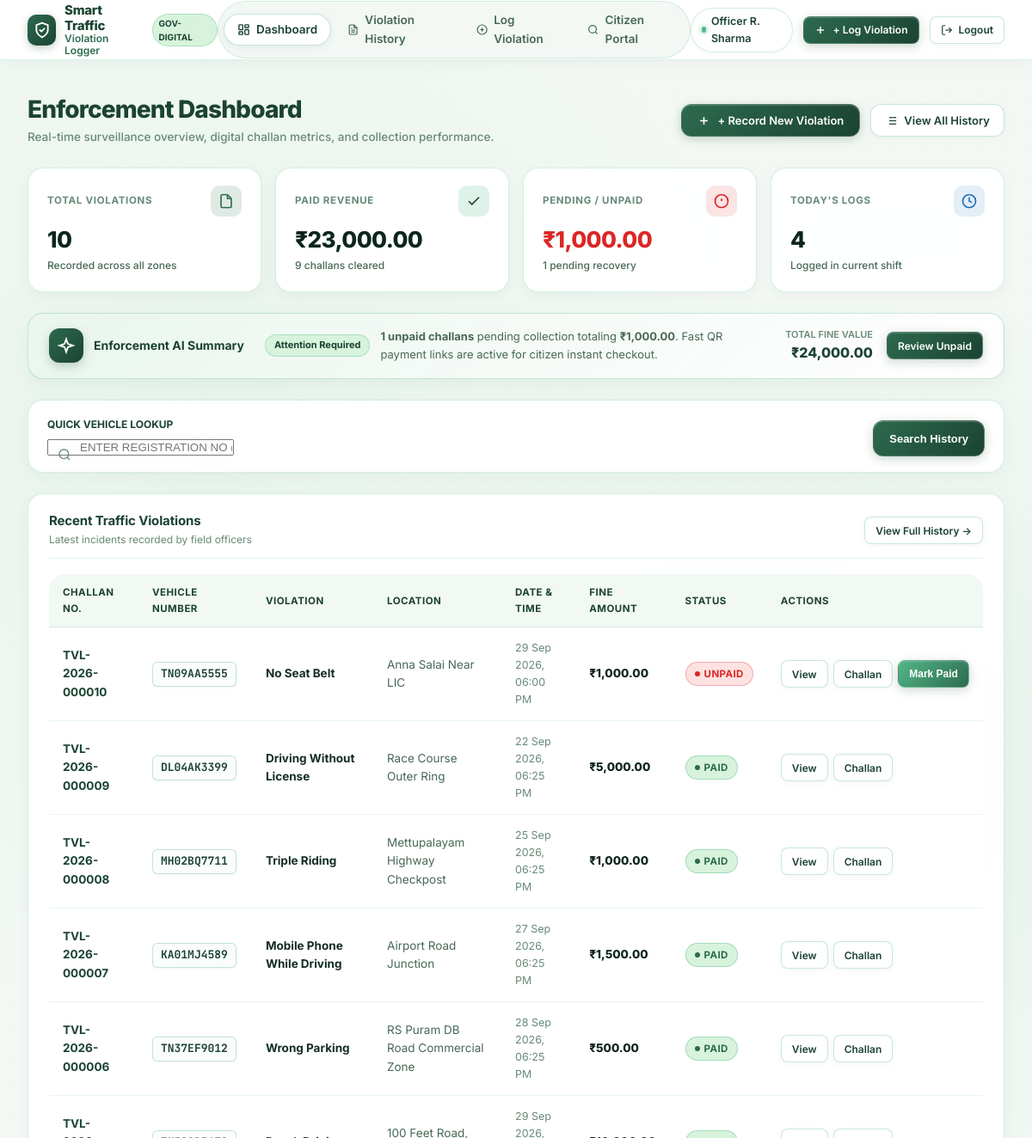
/dashboard (signed in, upper part), run on an earlier commit of the app's database.
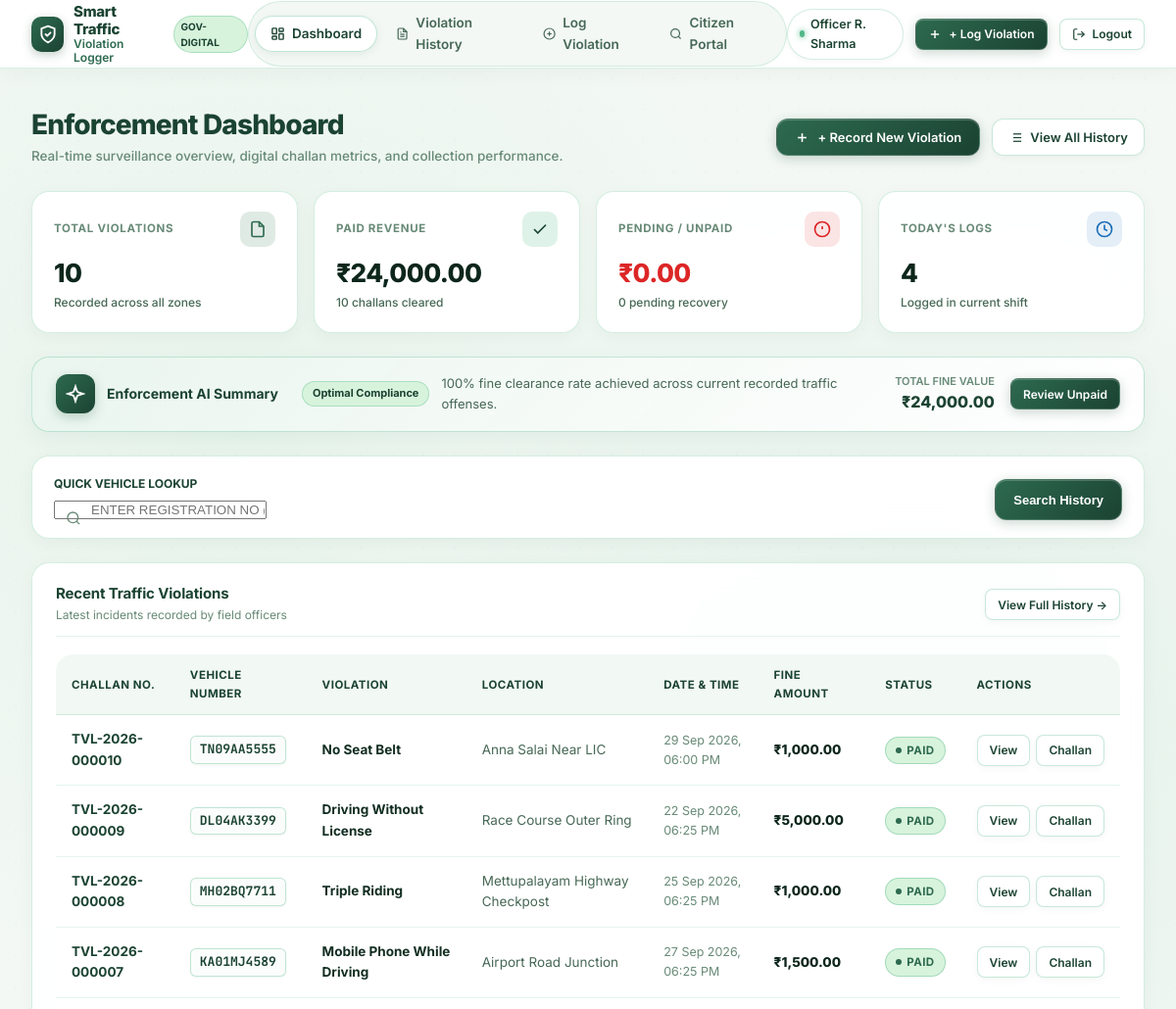
And on a later commit of the database.
### models.py (models this page shows, shortened)
class Violation(db.Model):
    __tablename__ = 'violations'
    id = db.Column(db.Integer, primary_key=True)
    challan_number = db.Column(db.String(32), unique=True, nullable=False, index=True)
    vehicle_number = db.Column(db.String(20), nullable=False, index=True)
    violation_type = db.Column(db.String(100), nullable=False)
    location = db.Column(db.String(200), nullable=False)
    violation_date = db.Column(db.DateTime, nullable=False, default=utc_now)
    fine_amount = db.Column(db.Float, nullable=False)
    payment_status = db.Column(db.String(20), nullable=False, default='Unpaid')
    officer_badge = db.Column(db.String(50), nullable=True)
    officer_name = db.Column(db.String(120), nullable=True)
    qr_filename = db.Column(db.String(255), nullable=True)
    notes = db.Column(db.Text, nullable=True)
    created_at = db.Column(db.DateTime, default=utc_now)
    updated_at = db.Column(db.DateTime, default=utc_now, onupdate=utc_now)
    @property
    def is_paid(self):
        return self.payment_status.strip().lower() == 'paid'
    @property
    def formatted_date(self):
        if self.violation_date:
            return self.violation_date.strftime('%d %b %Y, %I:%M %p')
        return 'N/A'
    @property
    def formatted_amount(self):
        return f"₹{self.fine_amount:,.2f}"

### app.py (the view)
    @app.route('/')
    @app.route('/dashboard')
    @login_required
    def dashboard():
        total_violations = Violation.query.count()
        paid_count = Violation.query.filter_by(payment_status='Paid').count()
        unpaid_count = Violation.query.filter_by(payment_status='Unpaid').count()
        total_amount = db.session.query(db.func.sum(Violation.fine_amount)).scalar() or 0.0
        paid_amount = (
            db.session.query(db.func.sum(Violation.fine_amount))
            .filter_by(payment_status='Paid')
            .scalar() or 0.0
        )
        unpaid_amount = (
            db.session.query(db.func.sum(Violation.fine_amount))
            .filter_by(payment_status='Unpaid')
            .scalar() or 0.0
        )
        today_start = datetime.combine(date.today(), datetime.min.time())
        today_violations = Violation.query.filter(Violation.violation_date >= today_start).count()
        recent_violations = (
            Violation.query.order_by(Violation.id.desc())
            .limit(8)
            .all()
        )
        return render_template(
            'dashboard.html',
            total_violations=total_violations,
            paid_count=paid_count,
            unpaid_count=unpaid_count,
            total_amount=total_amount,
            paid_amount=paid_amount,
            unpaid_amount=unpaid_amount,
            today_violations=today_violations,
            recent_violations=recent_violations
        )

### templates/dashboard.html (shortened to what the changed rows need)
{% extends "base.html" %}
{% block content %}
<div class="page-container">
  <div class="page-header">
    <div class="page-header-info">
      <h1 class="page-title">Enforcement Dashboard</h1>
    </div>
  </div>
  <div class="stats-grid">
    <div class="stat-card">
      <div class="stat-card-body">
        <div class="stat-value">₹{{ "{:,.2f}".format(paid_amount) }}</div>
        <div class="stat-sub">{{ paid_count }} challans cleared</div>
      </div>
    </div>
    <div class="stat-card">
      <div class="stat-card-body">
        <div class="stat-value" style="color: var(--color-danger);">₹{{ "{:,.2f}".format(unpaid_amount) }}</div>
        <div class="stat-sub">{{ unpaid_count }} pending recovery</div>
      </div>
    </div>
  </div>
  <div class="eb-ai-banner">
    <div class="eb-ai-banner-center">
      <span class="eb-ai-banner-badge">
        {% if unpaid_count > 0 %}Attention Required{% else %}Optimal Compliance{% endif %}
      </span>
      <p class="eb-ai-banner-desc">
        {% if unpaid_count > 0 %}
          <strong>{{ unpaid_count }} unpaid challans</strong> pending collection totaling <strong>₹{{ "{:,.2f}".format(unpaid_amount) }}</strong>. Fast QR payment links are active for citizen instant checkout.
        {% else %}
          100% fine clearance rate achieved across current recorded traffic offenses.
        {% endif %}
      </p>
    </div>
  </div>
  <div class="card">
    {% if recent_violations %}
      <div class="table-responsive">
        <table class="eb-table">
          <thead>
            <tr>
              <th>Challan No.</th>
              <th>Vehicle Number</th>
              <th>Violation</th>
              <th>Location</th>
              <th>Date &amp; Time</th>
              <th>Fine Amount</th>
              <th>Status</th>
              <th>Actions</th>
            </tr>
          </thead>
          <tbody>
            {% for v in recent_violations %}
              <tr>
                <td>
                  <a href="{{ url_for('violation_detail', id=v.id) }}" style="font-weight: 700; color: var(--eb-forest); text-decoration: none;">
                    {{ v.challan_number }}
                  </a>
                </td>
                <td>
                  <span class="vehicle-plate">{{ v.vehicle_number }}</span>
                </td>
                <td>
                  <strong>{{ v.violation_type }}</strong>
                </td>
                <td style="color: var(--eb-text-muted);">
                  {{ v.location }}
                </td>
                <td style="color: var(--eb-text-subtle); font-size: 12.5px;">
                  {{ v.formatted_date }}
                </td>
                <td style="font-weight: 800; color: var(--eb-deep-forest);">
                  {{ v.formatted_amount }}
                </td>
                <td>
                  {% if v.is_paid %}
                    <span class="badge badge--paid">
                      <span class="badge-dot"></span> Paid
                    </span>
                  {% else %}
                    <span class="badge badge--unpaid">
                      <span class="badge-dot"></span> Unpaid
                    </span>
                  {% endif %}
                </td>
                <td>
                  <div class="actions-cell">
                    <a href="{{ url_for('violation_detail', id=v.id) }}" class="btn-secondary btn-sm" title="View Details">
                      View
                    </a>
                    <a href="{{ url_for('challan_view', id=v.id) }}" class="btn-secondary btn-sm" title="Digital Challan">
                      Challan
                    </a>
                    {% if not v.is_paid %}
                      <form action="{{ url_for('mark_paid', id=v.id) }}" method="POST" style="display:inline;">
                        <button type="submit" class="btn-primary btn-sm" style="background: linear-gradient(135deg, var(--eb-mint) 0%, var(--eb-emerald) 100%);" title="Mark as Paid">
                          Mark Paid
                        </button>
                      </form>
                    {% endif %}
                  </div>
                </td>
              </tr>
            {% endfor %}
          </tbody>
        </table>
      </div>
    {% endif %}
  </div>
</div>
{% endblock %}

What changed in the data, as far as the page shows it:
no longer on this page (row unchanged): Violation: challan_number "TVL-2026-000006", vehicle_number "TN37EF9012", violation_type "Wrong Parking", location "RS Puram DB Road Commercial Zone", formatted_date "28 Sep 2026, 06:25 PM", formatted_amount "₹500.00", payment_status "Paid" (drawn)
changed Violation "TVL-2026-000010": payment_status "UNPAID Mark Paid" → "PAID"
Also different on the page:
{{ "{:,.2f}".format(paid_amount) }}: "23,000.00" → "24,000.00"
{{ paid_count }}: "9" → "10"
{{ "{:,.2f}".format(unpaid_amount) }}: "1,000.00" → "0.00"
{{ unpaid_count }}: "1" → "0"
{{ unpaid_count }}: "1" → (not shown)
{{ "{:,.2f}".format(unpaid_amount) }}: "1,000.00" → (not shown)
text no longer shown: "Attention Required unpaid challans pending collection totaling ₹ . Fast QR payment links are active for citizen instant checkout."
text now shown: "Optimal Compliance 100% fine clearance rate achieved across current recorded traffic offenses."
